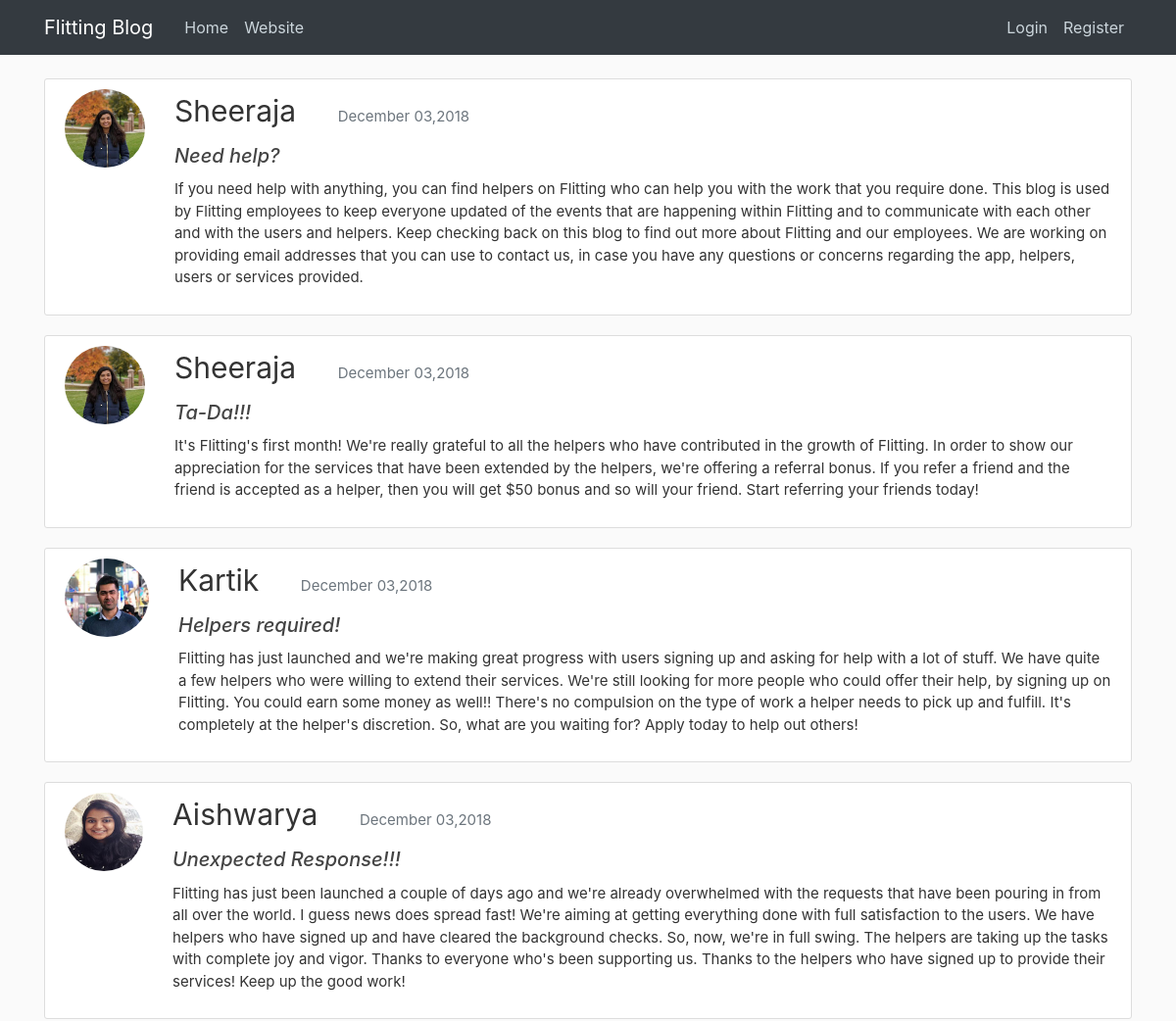
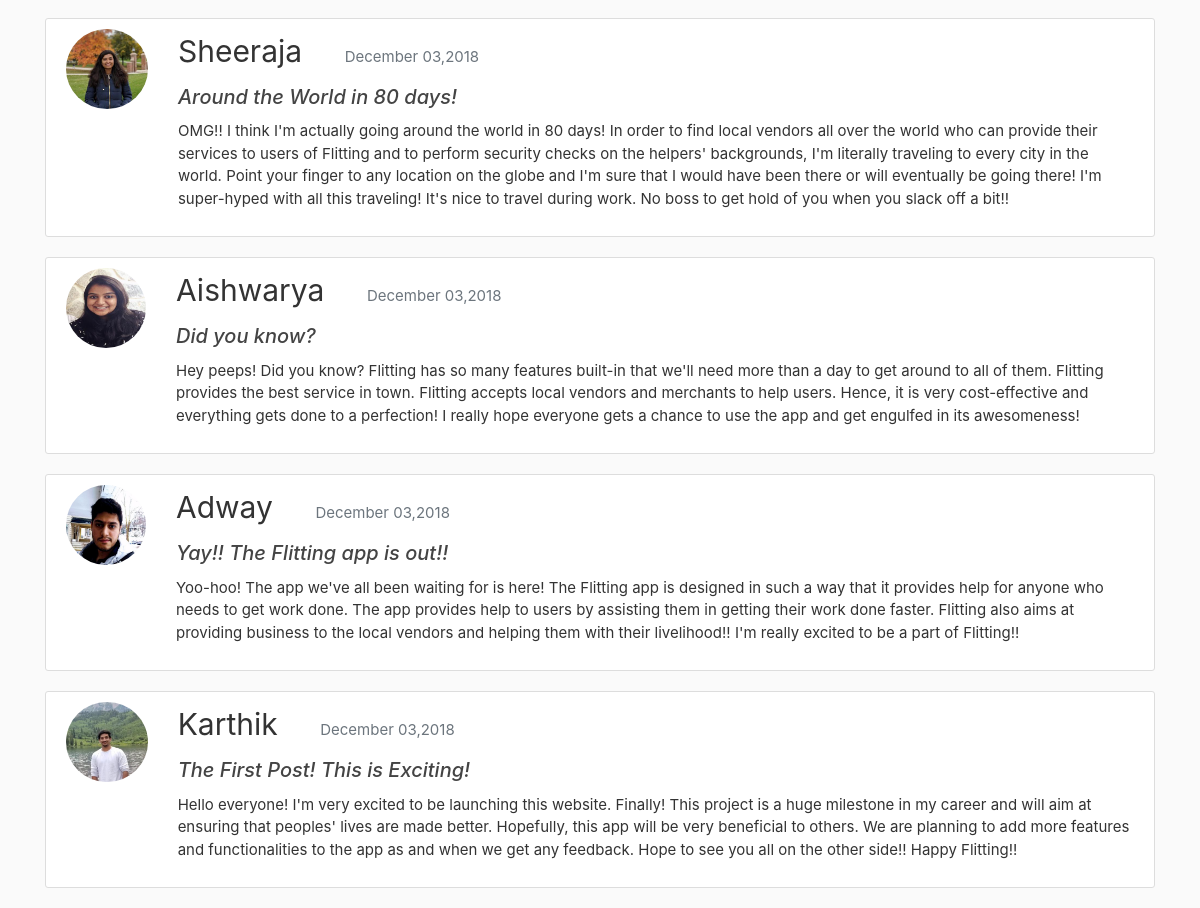
Screenshot of /blog/ with the database file from the repository (2 pictures, top to bottom).
### blog/models.py (models this page shows, shortened)
class Post(models.Model):
    title = models.CharField(max_length = 100)
    content = models.TextField()
    date_posted = models.DateTimeField(default=timezone.now)
    author = models.ForeignKey(User, on_delete= models.CASCADE)

### flitting/models.py (models this page shows, shortened)
class Profile(models.Model):
    user =  models.OneToOneField(User,on_delete=models.CASCADE)
    image = models.ImageField(default='default.jpg', upload_to= 'profile_pics')
    phone = models.TextField()

### blog/views.py (the view)
# urls.py: path('', PostListView.as_view(), name = 'blog-home'),
class PostListView(ListView):
    model = Post
    template_name = 'blog/home.html'
    context_object_name = 'posts'
    ordering = ['-date_posted']

### blog/templates/blog/home.html
{% extends "blog/base.html"%}
{%block content%}
  {% for post in posts %}
  <article class="media content-section">
    <img src= '{{post.author.profile.image.url}}' style= "height :80px" class = "rounded-circle article-img" >
   <div class="media-body">
     <div class="article-metadata">
       <a class="mr-2" style="margin-left:30px; font-size:30px">{{ post.author }}</a>
       <small class="text-muted" style="margin-left:30px;font-size:15px">{{ post.date_posted | date:"F d,Y" }}</small>
     </div>
     <h2><a class="article-title" href="{% url 'post-detail' post.id%}" style="margin-left:30px; font-size:20px;font-style: italic;">{{ post.title }}</a></h2>
     <p class="article-content" style="margin-left:30px; font-size:15px;">{{ post.content }}</p>
   </div>
  </article>
  {% endfor %}
{%endblock content%}

### blog/templates/blog/base.html (shortened to what this page needs)
{% load static %}
<!DOCTYPE html>
<html lang="en" dir="ltr">
  <head>
    <link rel="stylesheet" href="https://stackpath.bootstrapcdn.com/bootstrap/4.1.3/css/bootstrap.min.css">
    <link rel = "stylesheet" type= 'text/css' href ="{%static 'blog/main.css'%}">
  </head>
  <body>
    <header class="site-header">
      <nav class="navbar navbar-expand-md navbar-dark bg-dark fixed-top">
        <div class="container">
          <a class="navbar-brand mr-4" href="{%url 'blog-home'%}">Flitting Blog</a>
          <div class="collapse navbar-collapse" id="navbarToggle">
            <div class="navbar-nav mr-auto">
              <a class="nav-item nav-link" href="{%url 'blog-home'%}">Home</a>
              <a class="nav-item nav-link" href="{%url 'flitting-home'%}">Website</a>
            </div>
            <div class="navbar-nav">
              {% if user.is_authenticated %}
              <a class="nav-item nav-link" href="{%url 'post-create'%}">New Post</a>
              <a class="nav-item nav-link" href="{%url 'flitting-profile'%}">Profile</a>
              <a class="nav-item nav-link" href="{%url 'logout'%}">Logout</a>
              {% else%}
              <a class="nav-item nav-link" href="{%url 'login'%}">Login</a>
              <a class="nav-item nav-link" href="{%url 'flitting-register'%}">Register</a>
              {%endif%}
            </div>
          </div>
        </div>
      </nav>
    </header>
    <main role="main" class="container">
      <div class="row">
        <div class="col-md-12">
          {% block content %}{% endblock %}
        </div>
        </div>
    </main>
  </body>
</html>

### blog/static/blog/main.css (style rules this page uses)
body { background: #fafafa; color: #333333; margin-top: 5rem; }
h1, h2, h3, h4, h5, h6 { color: #444444; }
.site-header .navbar-nav .nav-link { color: #cbd5db; }
.content-section { background: #ffffff; padding: 10px 20px; border: 1px solid #dddddd; border-radius: 3px; margin-bottom: 20px; }
.article-title { color: #444444; }

### rows the page displays
Post: author.profile.image (picture), author "Sheeraja", date_posted "December 03,2018", title "Need help?", content "If you need help with anything, you can find helpers on Flitting who can help you with the work that you require done. This blog is used by Flitting employees to keep everyone updated of the events that are happening within Flitting and to communicate with each other and with the users and helpers. Keep checking back on this blog to find out more about Flitting and our employees. We are working on providing email addresses that you can use to contact us, in case you have any questions or concerns regarding the app, helpers, users or services provided."
Post: author.profile.image (picture), author "Sheeraja", date_posted "December 03,2018", title "Ta-Da!!!", content "It's Flitting's first month! We're really grateful to all the helpers who have contributed in the growth of Flitting. In order to show our appreciation for the services that have been extended by the helpers, we're offering a referral bonus. If you refer a friend and the friend is accepted as a helper, then you will get $50 bonus and so will your friend. Start referring your friends today!"
Post: author.profile.image (picture), author "Kartik", date_posted "December 03,2018", title "Helpers required!", content "Flitting has just launched and we're making great progress with users signing up and asking for help with a lot of stuff. We have quite a few helpers who were willing to extend their services. We're still looking for more people who could offer their help, by signing up on Flitting. You could earn some money as well!! There's no compulsion on the type of work a helper needs to pick up and fulfill. It's completely at the helper's discretion. So, what are you waiting for? Apply today to help out others!"
Post: author.profile.image (picture), author "Aishwarya", date_posted "December 03,2018", title "Unexpected Response!!!", content "Flitting has just been launched a couple of days ago and we're already overwhelmed with the requests that have been pouring in from all over the world. I guess news does spread fast! We're aiming at getting everything done with full satisfaction to the users. We have helpers who have signed up and have cleared the background checks. So, now, we're in full swing. The helpers are taking up the tasks with complete joy and vigor. Thanks to everyone who's been supporting us. Thanks to the helpers who have signed up to provide their services! Keep up the good work!"
Post: author.profile.image (picture), author "Sheeraja", date_posted "December 03,2018", title "Around the World in 80 days!", content "OMG!! I think I'm actually going around the world in 80 days! In order to find local vendors all over the world who can provide their services to users of Flitting and to perform security checks on the helpers' backgrounds, I'm literally traveling to every city in the world. Point your finger to any location on the globe and I'm sure that I would have been there or will eventually be going there! I'm super-hyped with all this traveling! It's nice to travel during work. No boss to get hold of you when you slack off a bit!!"
Post: author.profile.image (picture), author "Aishwarya", date_posted "December 03,2018", title "Did you know?", content "Hey peeps! Did you know? Flitting has so many features built-in that we'll need more than a day to get around to all of them. Flitting provides the best service in town. Flitting accepts local vendors and merchants to help users. Hence, it is very cost-effective and everything gets done to a perfection! I really hope everyone gets a chance to use the app and get engulfed in its awesomeness!"
Post: author.profile.image (picture), author "Adway", date_posted "December 03,2018", title "Yay!! The Flitting app is out!!", content "Yoo-hoo! The app we've all been waiting for is here! The Flitting app is designed in such a way that it provides help for anyone who needs to get work done. The app provides help to users by assisting them in getting their work done faster. Flitting also aims at providing business to the local vendors and helping them with their livelihood!! I'm really excited to be a part of Flitting!!"
Post: author.profile.image (picture), author "Karthik", date_posted "December 03,2018", title "The First Post! This is Exciting!", content "Hello everyone! I'm very excited to be launching this website. Finally! This project is a huge milestone in my career and will aim at ensuring that peoples' lives are made better. Hopefully, this app will be very beneficial to others. We are planning to add more features and functionalities to the app as and when we get any feedback. Hope to see you all on the other side!! Happy Flitting!!"
